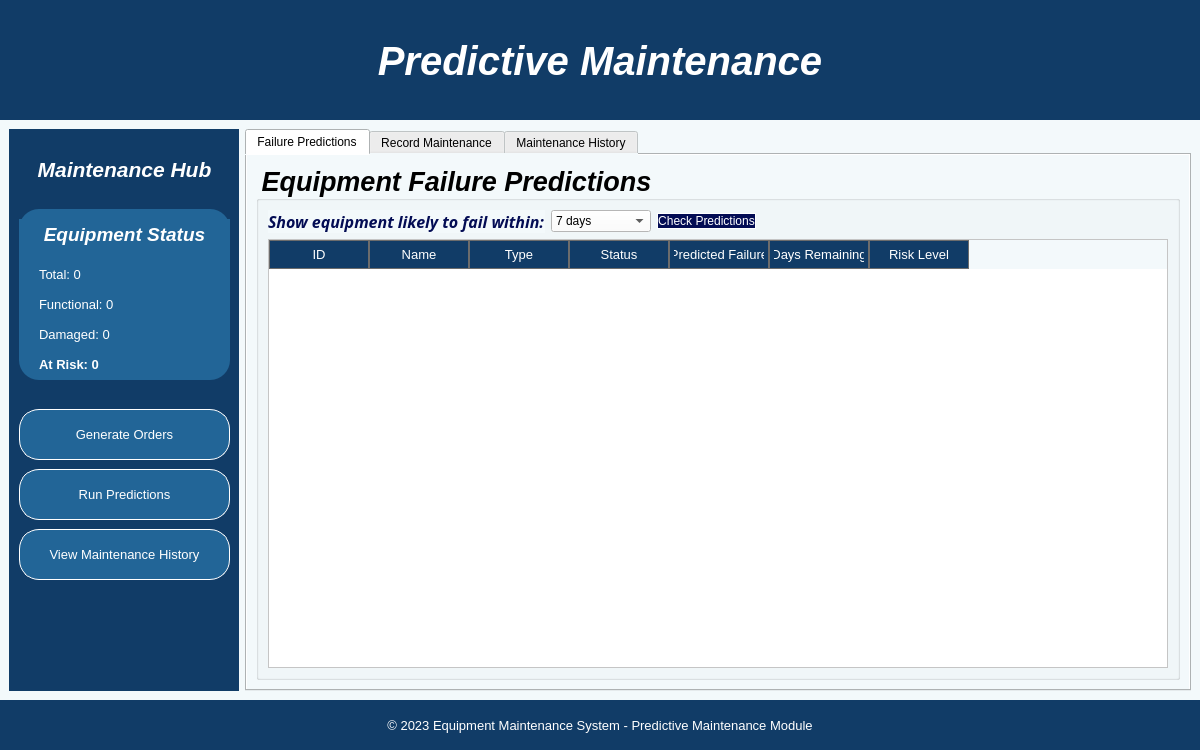
<?xml version="1.0" encoding="UTF-8"?>
<ui version="4.0">
 <class>PredictiveMaintenanceDialog</class>
 <widget class="QDialog" name="PredictiveMaintenanceDialog">
  <property name="geometry">
   <rect>
    <x>0</x>
    <y>0</y>
    <width>1200</width>
    <height>750</height>
   </rect>
  </property>
  <property name="windowTitle">
   <string>Predictive Maintenance</string>
  </property>
  <property name="styleSheet">
   <string notr="true">background-color: rgb(243, 249, 251);</string>
  </property>
  <layout class="QVBoxLayout" name="verticalLayout">
   <property name="spacing">
    <number>0</number>
   </property>
   <property name="leftMargin">
    <number>0</number>
   </property>
   <property name="topMargin">
    <number>0</number>
   </property>
   <property name="rightMargin">
    <number>0</number>
   </property>
   <property name="bottomMargin">
    <number>0</number>
   </property>
   <item>
    <widget class="QWidget" name="headerWidget" native="true">
     <property name="minimumSize">
      <size>
       <width>0</width>
       <height>120</height>
      </size>
     </property>
     <property name="maximumSize">
      <size>
       <width>16777215</width>
       <height>120</height>
      </size>
     </property>
     <property name="styleSheet">
      <string notr="true">background-color: rgb(17, 60, 103);</string>
     </property>
     <widget class="QLabel" name="headerTitle">
      <property name="geometry">
       <rect>
        <x>350</x>
        <y>20</y>
        <width>500</width>
        <height>81</height>
       </rect>
      </property>
      <property name="font">
       <font>
        <pointsize>30</pointsize>
        <italic>true</italic>
        <bold>true</bold>
       </font>
      </property>
      <property name="styleSheet">
       <string notr="true">color: rgb(255, 255, 255);</string>
      </property>
      <property name="text">
       <string>Predictive Maintenance</string>
      </property>
      <property name="alignment">
       <set>Qt::AlignCenter</set>
      </property>
     </widget>
    </widget>
   </item>
   <item>
    <widget class="QWidget" name="contentWidget" native="true">
     <property name="styleSheet">
      <string notr="true">background-color: rgb(243, 249, 251);</string>
     </property>
     <layout class="QHBoxLayout" name="horizontalLayout">
      <item>
       <widget class="QWidget" name="sidebarWidget" native="true">
        <property name="minimumSize">
         <size>
          <width>230</width>
          <height>0</height>
         </size>
        </property>
        <property name="maximumSize">
         <size>
          <width>230</width>
          <height>16777215</height>
         </size>
        </property>
        <property name="styleSheet">
         <string notr="true">background-color: rgb(17, 60, 103);</string>
        </property>
        <widget class="QLabel" name="sidebarTitle">
         <property name="geometry">
          <rect>
           <x>10</x>
           <y>20</y>
           <width>211</width>
           <height>41</height>
          </rect>
         </property>
         <property name="font">
          <font>
           <pointsize>16</pointsize>
           <italic>true</italic>
           <bold>true</bold>
          </font>
         </property>
         <property name="styleSheet">
          <string notr="true">color: rgb(255, 255, 255);</string>
         </property>
         <property name="text">
          <string>Maintenance Hub</string>
         </property>
         <property name="alignment">
          <set>Qt::AlignCenter</set>
         </property>
        </widget>
        <widget class="QFrame" name="statusFrame">
         <property name="geometry">
          <rect>
           <x>10</x>
           <y>80</y>
           <width>211</width>
           <height>171</height>
          </rect>
         </property>
         <property name="styleSheet">
          <string notr="true">background-color: rgb(34, 101, 151);
border-radius: 20px;</string>
         </property>
         <property name="frameShape">
          <enum>QFrame::StyledPanel</enum>
         </property>
         <property name="frameShadow">
          <enum>QFrame::Raised</enum>
         </property>
         <widget class="QLabel" name="summaryTitle">
          <property name="geometry">
           <rect>
            <x>0</x>
            <y>10</y>
            <width>211</width>
            <height>31</height>
           </rect>
          </property>
          <property name="font">
           <font>
            <pointsize>14</pointsize>
            <italic>true</italic>
            <bold>true</bold>
           </font>
          </property>
          <property name="styleSheet">
           <string notr="true">color: white;</string>
          </property>
          <property name="text">
           <string>Equipment Status</string>
          </property>
          <property name="alignment">
           <set>Qt::AlignCenter</set>
          </property>
         </widget>
         <widget class="QLabel" name="totalLabel">
          <property name="geometry">
           <rect>
            <x>20</x>
            <y>50</y>
            <width>171</width>
            <height>31</height>
           </rect>
          </property>
          <property name="font">
           <font>
            <pointsize>10</pointsize>
            <italic>false</italic>
            <bold>false</bold>
           </font>
          </property>
          <property name="styleSheet">
           <string notr="true">color: white;</string>
          </property>
          <property name="text">
           <string>Total: 0</string>
          </property>
         </widget>
         <widget class="QLabel" name="functionalLabel">
          <property name="geometry">
           <rect>
            <x>20</x>
            <y>80</y>
            <width>171</width>
            <height>31</height>
           </rect>
          </property>
          <property name="font">
           <font>
            <pointsize>10</pointsize>
           </font>
          </property>
          <property name="styleSheet">
           <string notr="true">color: white;</string>
          </property>
          <property name="text">
           <string>Functional: 0</string>
          </property>
         </widget>
         <widget class="QLabel" name="damagedLabel">
          <property name="geometry">
           <rect>
            <x>20</x>
            <y>110</y>
            <width>171</width>
            <height>31</height>
           </rect>
          </property>
          <property name="font">
           <font>
            <pointsize>10</pointsize>
           </font>
          </property>
          <property name="styleSheet">
           <string notr="true">color: white;</string>
          </property>
          <property name="text">
           <string>Damaged: 0</string>
          </property>
         </widget>
         <widget class="QLabel" name="atRiskLabel">
          <property name="geometry">
           <rect>
            <x>20</x>
            <y>140</y>
            <width>171</width>
            <height>31</height>
           </rect>
          </property>
          <property name="font">
           <font>
            <pointsize>10</pointsize>
            <italic>false</italic>
            <bold>true</bold>
           </font>
          </property>
          <property name="styleSheet">
           <string notr="true">color: white;</string>
          </property>
          <property name="text">
           <string>At Risk: 0</string>
          </property>
         </widget>
        </widget>
        <widget class="QPushButton" name="generateOrdersBtn">
         <property name="geometry">
          <rect>
           <x>10</x>
           <y>280</y>
           <width>211</width>
           <height>51</height>
          </rect>
         </property>
         <property name="font">
          <font>
           <pointsize>10</pointsize>
          </font>
         </property>
         <property name="styleSheet">
          <string notr="true">border:1px solid white;
border-radius:20px;
background-color:#226597;
color:white</string>
         </property>
         <property name="text">
          <string>Generate Orders</string>
         </property>
        </widget>
        <widget class="QPushButton" name="runPredictionsBtn">
         <property name="geometry">
          <rect>
           <x>10</x>
           <y>340</y>
           <width>211</width>
           <height>51</height>
          </rect>
         </property>
         <property name="font">
          <font>
           <pointsize>10</pointsize>
          </font>
         </property>
         <property name="styleSheet">
          <string notr="true">border:1px solid white;
border-radius:20px;
background-color:#226597;
color:white</string>
         </property>
         <property name="text">
          <string>Run Predictions</string>
         </property>
        </widget>
        <widget class="QPushButton" name="viewMaintenanceHistoryBtn">
         <property name="geometry">
          <rect>
           <x>10</x>
           <y>400</y>
           <width>211</width>
           <height>51</height>
          </rect>
         </property>
         <property name="font">
          <font>
           <pointsize>10</pointsize>
          </font>
         </property>
         <property name="styleSheet">
          <string notr="true">border:1px solid white;
border-radius:20px;
background-color:#226597;
color:white</string>
         </property>
         <property name="text">
          <string>View Maintenance History</string>
         </property>
        </widget>
        <widget class="QPushButton" name="closeBtn">
         <property name="geometry">
          <rect>
           <x>10</x>
           <y>580</y>
           <width>211</width>
           <height>51</height>
          </rect>
         </property>
         <property name="font">
          <font>
           <pointsize>10</pointsize>
          </font>
         </property>
         <property name="styleSheet">
          <string notr="true">border:1px solid white;
border-radius:20px;
background-color:#226597;
color:white</string>
         </property>
         <property name="text">
          <string>Return to Equipment List</string>
         </property>
        </widget>
       </widget>
      </item>
      <item>
       <widget class="QTabWidget" name="mainTabWidget">
        <property name="currentIndex">
         <number>0</number>
        </property>
        <property name="styleSheet">
         <string notr="true">font: 12pt &quot;Segoe UI&quot;;</string>
        </property>
        <widget class="QWidget" name="predictionsTab">
         <attribute name="title">
          <string>Failure Predictions</string>
         </attribute>
         <layout class="QVBoxLayout" name="verticalLayout_2">
          <item>
           <widget class="QGroupBox" name="predictionsGroup">
            <property name="font">
             <font>
              <family>Segoe UI</family>
              <pointsize>20</pointsize>
              <italic>true</italic>
              <bold>true</bold>
              <underline>false</underline>
             </font>
            </property>
            <property name="title">
             <string>Equipment Failure Predictions</string>
            </property>
            <layout class="QVBoxLayout" name="verticalLayout_3">
             <item>
              <layout class="QHBoxLayout" name="filterLayout">
               <item>
                <widget class="QLabel" name="thresholdLabel">
                 <property name="font">
                  <font>
                   <family>Perpetua</family>
                   <pointsize>12</pointsize>
                   <italic>true</italic>
                   <bold>true</bold>
                  </font>
                 </property>
                 <property name="styleSheet">
                  <string notr="true">color:#030C54;</string>
                 </property>
                 <property name="text">
                  <string>Show equipment likely to fail within:</string>
                 </property>
                </widget>
               </item>
               <item>
                <widget class="QComboBox" name="thresholdComboBox">
                 <property name="minimumSize">
                  <size>
                   <width>100</width>
                   <height>0</height>
                  </size>
                 </property>
                 <property name="styleSheet">
                  <string notr="true">background-color: rgb(255, 255, 255);</string>
                 </property>
                 <item>
                  <property name="text">
                   <string>7 days</string>
                  </property>
                 </item>
                 <item>
                  <property name="text">
                   <string>14 days</string>
                  </property>
                 </item>
                 <item>
                  <property name="text">
                   <string>30 days</string>
                  </property>
                 </item>
                 <item>
                  <property name="text">
                   <string>60 days</string>
                  </property>
                 </item>
                 <item>
                  <property name="text">
                   <string>90 days</string>
                  </property>
                 </item>
                </widget>
               </item>
               <item>
                <widget class="QPushButton" name="checkPredictionsBtn">
                 <property name="styleSheet">
                  <string notr="true">border:1px solid white;
border-radius:20px;
background-color:#030C54;
color:white</string>
                 </property>
                 <property name="text">
                  <string>Check Predictions</string>
                 </property>
                </widget>
               </item>
               <item>
                <spacer name="horizontalSpacer">
                 <property name="orientation">
                  <enum>Qt::Horizontal</enum>
                 </property>
                 <property name="sizeHint" stdset="0">
                  <size>
                   <width>40</width>
                   <height>20</height>
                  </size>
                 </property>
                </spacer>
               </item>
              </layout>
             </item>
             <item>
              <widget class="QTableWidget" name="predictionsTable">
               <property name="styleSheet">
                <string notr="true">QTableWidget {
  background-color: white;
  alternate-background-color: rgb(240, 250, 254);
  selection-background-color: rgb(17, 60, 103);
  selection-color: white;
}
QHeaderView::section {
  background-color: rgb(17, 60, 103);
  color: white;
  padding: 4px;
  font-size: 10pt;
  border: 1px solid #6c6c6c;
}</string>
               </property>
               <property name="alternatingRowColors">
                <bool>true</bool>
               </property>
               <property name="selectionMode">
                <enum>QAbstractItemView::SingleSelection</enum>
               </property>
               <property name="selectionBehavior">
                <enum>QAbstractItemView::SelectRows</enum>
               </property>
               <column>
                <property name="text">
                 <string>ID</string>
                </property>
               </column>
               <column>
                <property name="text">
                 <string>Name</string>
                </property>
               </column>
               <column>
                <property name="text">
                 <string>Type</string>
                </property>
               </column>
               <column>
                <property name="text">
                 <string>Status</string>
                </property>
               </column>
               <column>
                <property name="text">
                 <string>Predicted Failure</string>
                </property>
               </column>
               <column>
                <property name="text">
                 <string>Days Remaining</string>
                </property>
               </column>
               <column>
                <property name="text">
                 <string>Risk Level</string>
                </property>
               </column>
              </widget>
             </item>
            </layout>
           </widget>
          </item>
         </layout>
        </widget>
        <widget class="QWidget" name="maintenanceTab">
         <attribute name="title">
          <string>Record Maintenance</string>
         </attribute>
         <layout class="QVBoxLayout" name="verticalLayout_4">
          <item>
           <widget class="QGroupBox" name="selectedEquipmentGroup">
            <property name="font">
             <font>
              <family>Segoe UI</family>
              <pointsize>15</pointsize>
              <italic>true</italic>
              <bold>true</bold>
             </font>
            </property>
            <property name="title">
             <string>Selected Equipment</string>
            </property>
            <layout class="QHBoxLayout" name="horizontalLayout_2">
             <item>
              <layout class="QFormLayout" name="selectedEquipmentLayout">
               <item row="0" column="0">
                <widget class="QLabel" name="selectedIdLabel">
                 <property name="font">
                  <font>
                   <family>Perpetua</family>
                   <pointsize>12</pointsize>
                   <italic>true</italic>
                   <bold>true</bold>
                  </font>
                 </property>
                 <property name="styleSheet">
                  <string notr="true">color:#030C54;</string>
                 </property>
                 <property name="text">
                  <string>ID:</string>
                 </property>
                </widget>
               </item>
               <item row="0" column="1">
                <widget class="QLabel" name="selectedIdValue">
                 <property name="text">
                  <string>(None selected)</string>
                 </property>
                </widget>
               </item>
               <item row="1" column="0">
                <widget class="QLabel" name="selectedNameLabel">
                 <property name="font">
                  <font>
                   <family>Perpetua</family>
                   <pointsize>12</pointsize>
                   <italic>true</italic>
                   <bold>true</bold>
                  </font>
                 </property>
                 <property name="styleSheet">
                  <string notr="true">color:#030C54;</string>
                 </property>
                 <property name="text">
                  <string>Name:</string>
                 </property>
                </widget>
               </item>
               <item row="1" column="1">
                <widget class="QLabel" name="selectedNameValue">
                 <property name="text">
                  <string>(None selected)</string>
                 </property>
                </widget>
               </item>
               <item row="2" column="0">
                <widget class="QLabel" name="selectedTypeLabel">
                 <property name="font">
                  <font>
                   <family>Perpetua</family>
                   <pointsize>12</pointsize>
                   <italic>true</italic>
                   <bold>true</bold>
                  </font>
                 </property>
                 <property name="styleSheet">
                  <string notr="true">color:#030C54;</string>
                 </property>
                 <property name="text">
                  <string>Type:</string>
                 </property>
                </widget>
               </item>
               <item row="2" column="1">
                <widget class="QLabel" name="selectedTypeValue">
                 <property name="text">
                  <string>(None selected)</string>
                 </property>
                </widget>
               </item>
              </layout>
             </item>
             <item>
              <layout class="QFormLayout" name="selectedStatusLayout">
               <item row="0" column="0">
                <widget class="QLabel" name="selectedStatusLabel">
                 <property name="font">
                  <font>
                   <family>Perpetua</family>
                   <pointsize>12</pointsize>
                   <italic>true</italic>
                   <bold>true</bold>
                  </font>
                 </property>
                 <property name="styleSheet">
                  <string notr="true">color:#030C54;</string>
                 </property>
                 <property name="text">
                  <string>Status:</string>
                 </property>
                </widget>
               </item>
               <item row="0" column="1">
                <widget class="QLabel" name="selectedStatusValue">
                 <property name="text">
                  <string>(None selected)</string>
                 </property>
                </widget>
               </item>
               <item row="1" column="0">
                <widget class="QLabel" name="predFailureLabel">
                 <property name="font">
                  <font>
                   <family>Perpetua</family>
                   <pointsize>12</pointsize>
                   <italic>true</italic>
                   <bold>true</bold>
                  </font>
                 </property>
                 <property name="styleSheet">
                  <string notr="true">color:#030C54;</string>
                 </property>
                 <property name="text">
                  <string>Predicted Failure:</string>
                 </property>
                </widget>
               </item>
               <item row="1" column="1">
                <widget class="QLabel" name="predFailureValue">
                 <property name="text">
                  <string>(None selected)</string>
                 </property>
                </widget>
               </item>
              </layout>
             </item>
            </layout>
           </widget>
          </item>
          <item>
           <widget class="QGroupBox" name="maintenanceDetailsGroup">
            <property name="font">
             <font>
              <family>Segoe UI</family>
              <pointsize>15</pointsize>
              <italic>true</italic>
              <bold>true</bold>
             </font>
            </property>
            <property name="title">
             <string>Maintenance Details</string>
            </property>
            <layout class="QFormLayout" name="maintenanceLayout">
             <item row="0" column="0">
              <widget class="QLabel" name="maintCostLabel">
               <property name="font">
                <font>
                 <family>Perpetua</family>
                 <pointsize>12</pointsize>
                 <italic>true</italic>
                 <bold>true</bold>
                </font>
               </property>
               <property name="styleSheet">
                <string notr="true">color:#030C54;</string>
               </property>
               <property name="text">
                <string>Maintenance Cost:</string>
               </property>
              </widget>
             </item>
             <item row="0" column="1">
              <widget class="QLineEdit" name="maintenanceCostEdit">
               <property name="styleSheet">
                <string notr="true">background-color: rgb(255, 255, 255);</string>
               </property>
               <property name="placeholderText">
                <string>Enter cost (numbers only)</string>
               </property>
              </widget>
             </item>
             <item row="1" column="0">
              <widget class="QLabel" name="maintDetailsLabel">
               <property name="font">
                <font>
                 <family>Perpetua</family>
                 <pointsize>12</pointsize>
                 <italic>true</italic>
                 <bold>true</bold>
                </font>
               </property>
               <property name="styleSheet">
                <string notr="true">color:#030C54;</string>
               </property>
               <property name="text">
                <string>Details:</string>
               </property>
               <property name="alignment">
                <set>Qt::AlignLeading|Qt::AlignLeft|Qt::AlignTop</set>
               </property>
              </widget>
             </item>
             <item row="1" column="1">
              <widget class="QTextEdit" name="maintenanceDetailsEdit">
               <property name="styleSheet">
                <string notr="true">background-color: rgb(255, 255, 255);</string>
               </property>
               <property name="placeholderText">
                <string>Enter details of maintenance performed (repairs, replaced parts, etc.)</string>
               </property>
              </widget>
             </item>
             <item row="2" column="1">
              <widget class="QPushButton" name="recordMaintenanceBtn">
               <property name="minimumSize">
                <size>
                 <width>0</width>
                 <height>40</height>
                </size>
               </property>
               <property name="styleSheet">
                <string notr="true">border:1px solid white;
border-radius:20px;
background-color:#030C54;
color:white</string>
               </property>
               <property name="text">
                <string>Record Maintenance</string>
               </property>
              </widget>
             </item>
            </layout>
           </widget>
          </item>
         </layout>
        </widget>
        <widget class="QWidget" name="historyTab">
         <attribute name="title">
          <string>Maintenance History</string>
         </attribute>
         <layout class="QVBoxLayout" name="verticalLayout_5">
          <item>
           <widget class="QGroupBox" name="historyGroup">
            <property name="font">
             <font>
              <family>Segoe UI</family>
              <pointsize>15</pointsize>
              <italic>true</italic>
              <bold>true</bold>
             </font>
            </property>
            <property name="title">
             <string>Equipment Maintenance History</string>
            </property>
            <layout class="QVBoxLayout" name="verticalLayout_6">
             <item>
              <layout class="QHBoxLayout" name="historyFilterLayout">
               <item>
                <widget class="QLabel" name="historyFilterLabel">
                 <property name="font">
                  <font>
                   <family>Perpetua</family>
                   <pointsize>12</pointsize>
                   <italic>true</italic>
                   <bold>true</bold>
                  </font>
                 </property>
                 <property name="styleSheet">
                  <string notr="true">color:#030C54;</string>
                 </property>
                 <property name="text">
                  <string>Filter by Equipment:</string>
                 </property>
                </widget>
               </item>
               <item>
                <widget class="QComboBox" name="equipmentFilterCombo">
                 <property name="styleSheet">
                  <string notr="true">background-color: rgb(255, 255, 255);</string>
                 </property>
                 <item>
                  <property name="text">
                   <string>All Equipment</string>
                  </property>
                 </item>
                </widget>
               </item>
               <item>
                <spacer name="horizontalSpacer_2">
                 <property name="orientation">
                  <enum>Qt::Horizontal</enum>
                 </property>
                 <property name="sizeHint" stdset="0">
                  <size>
                   <width>40</width>
                   <height>20</height>
                  </size>
                 </property>
                </spacer>
               </item>
              </layout>
             </item>
             <item>
              <widget class="QTableWidget" name="historyTable">
               <property name="styleSheet">
                <string notr="true">QTableWidget {
  background-color: white;
  alternate-background-color: rgb(240, 250, 254);
  selection-background-color: rgb(17, 60, 103);
  selection-color: white;
}
QHeaderView::section {
  background-color: rgb(17, 60, 103);
  color: white;
  padding: 4px;
  font-size: 10pt;
  border: 1px solid #6c6c6c;
}</string>
               </property>
               <property name="alternatingRowColors">
                <bool>true</bool>
               </property>
               <property name="selectionMode">
                <enum>QAbstractItemView::SingleSelection</enum>
               </property>
               <property name="selectionBehavior">
                <enum>QAbstractItemView::SelectRows</enum>
               </property>
               <column>
                <property name="text">
                 <string>ID</string>
                </property>
               </column>
               <column>
                <property name="text">
                 <string>Equipment</string>
                </property>
               </column>
               <column>
                <property name="text">
                 <string>Date</string>
                </property>
               </column>
               <column>
                <property name="text">
                 <string>Old Status</string>
                </property>
               </column>
               <column>
                <property name="text">
                 <string>New Status</string>
                </property>
               </column>
               <column>
                <property name="text">
                 <string>Cost</string>
                </property>
               </column>
               <column>
                <property name="text">
                 <string>Details</string>
                </property>
               </column>
              </widget>
             </item>
            </layout>
           </widget>
          </item>
         </layout>
        </widget>
       </widget>
      </item>
     </layout>
    </widget>
   </item>
   <item>
    <widget class="QWidget" name="footerWidget" native="true">
     <property name="minimumSize">
      <size>
       <width>0</width>
       <height>50</height>
      </size>
     </property>
     <property name="maximumSize">
      <size>
       <width>16777215</width>
       <height>50</height>
      </size>
     </property>
     <property name="styleSheet">
      <string notr="true">background-color: rgb(17, 60, 103);</string>
     </property>
     <widget class="QLabel" name="footerLabel">
      <property name="geometry">
       <rect>
        <x>0</x>
        <y>0</y>
        <width>1200</width>
        <height>50</height>
       </rect>
      </property>
      <property name="font">
       <font>
        <pointsize>10</pointsize>
       </font>
      </property>
      <property name="styleSheet">
       <string notr="true">color: rgb(255, 255, 255);</string>
      </property>
      <property name="text">
       <string>© 2023 Equipment Maintenance System - Predictive Maintenance Module</string>
      </property>
      <property name="alignment">
       <set>Qt::AlignCenter</set>
      </property>
     </widget>
    </widget>
   </item>
  </layout>
 </widget>
 <resources/>
 <connections/>
</ui>
